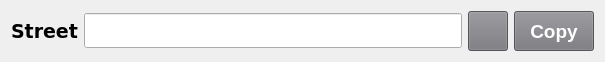
   <widget class="QWidget" name="layoutWidget_17">
    <property name="geometry">
     <rect>
      <x>660</x>
      <y>320</y>
      <width>605</width>
      <height>42</height>
     </rect>
    </property>
    <layout class="QHBoxLayout" name="horizontalLayout_19">
     <item>
      <widget class="QLabel" name="labelStreet">
       <property name="font">
        <font>
         <family>DejaVu Sans</family>
         <pointsize>14</pointsize>
         <weight>75</weight>
         <bold>true</bold>
        </font>
       </property>
       <property name="text">
        <string>Street</string>
       </property>
      </widget>
     </item>
     <item>
      <widget class="QLineEdit" name="Street">
       <property name="enabled">
        <bool>true</bool>
       </property>
       <property name="minimumSize">
        <size>
         <width>300</width>
         <height>35</height>
        </size>
       </property>
       <property name="font">
        <font>
         <family>DejaVu Sans</family>
         <pointsize>12</pointsize>
        </font>
       </property>
       <property name="readOnly">
        <bool>true</bool>
       </property>
      </widget>
     </item>
     <item>
      <widget class="QPushButton" name="buttonGenStreet">
       <property name="sizePolicy">
        <sizepolicy hsizetype="Minimum" vsizetype="Fixed">
         <horstretch>40</horstretch>
         <verstretch>40</verstretch>
        </sizepolicy>
       </property>
       <property name="minimumSize">
        <size>
         <width>40</width>
         <height>40</height>
        </size>
       </property>
       <property name="maximumSize">
        <size>
         <width>40</width>
         <height>40</height>
        </size>
       </property>
       <property name="styleSheet">
        <string notr="true">background-color: rgb(119, 118, 123);</string>
       </property>
       <property name="text">
        <string/>
       </property>
       <property name="icon">
        <iconset>
         <normaloff>img/reset.png</normaloff>img/reset.png</iconset>
       </property>
      </widget>
     </item>
     <item>
      <widget class="QPushButton" name="buttonCopyStreet">
       <property name="minimumSize">
        <size>
         <width>0</width>
         <height>40</height>
        </size>
       </property>
       <property name="font">
        <font>
         <pointsize>14</pointsize>
         <weight>75</weight>
         <bold>true</bold>
        </font>
       </property>
       <property name="toolTip">
        <string/>
       </property>
       <property name="toolTipDuration">
        <number>-1</number>
       </property>
       <property name="statusTip">
        <string/>
       </property>
       <property name="whatsThis">
        <string/>
       </property>
       <property name="styleSheet">
        <string notr="true">background-color: rgb(119, 118, 123);
color: rgb(255, 255, 255);</string>
       </property>
       <property name="text">
        <string>Copy</string>
       </property>
      </widget>
     </item>
    </layout>
   </widget>
